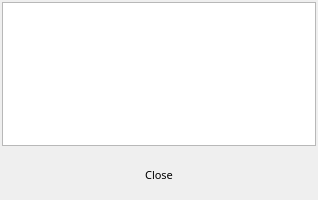
<ui version="4.0" >
 <author></author>
 <comment></comment>
 <exportmacro></exportmacro>
 <class>ApfServerDialog</class>
 <widget class="QDialog" name="ApfServerDialog" >
  <property name="geometry" >
   <rect>
    <x>0</x>
    <y>0</y>
    <width>318</width>
    <height>200</height>
   </rect>
  </property>
  <property name="maximumSize" >
   <size>
    <width>340</width>
    <height>220</height>
   </size>
  </property>
  <property name="windowTitle" >
   <string>Apf Server</string>
  </property>
  <property name="windowIcon" >
   <iconset/>
  </property>
  <layout class="QGridLayout" >
   <property name="margin" >
    <number>2</number>
   </property>
   <property name="spacing" >
    <number>2</number>
   </property>
   <item row="0" column="0" >
    <layout class="QGridLayout" >
     <property name="margin" >
      <number>0</number>
     </property>
     <property name="spacing" >
      <number>6</number>
     </property>
     <item row="0" column="0" >
      <widget class="QTextEdit" name="mTextEdit" >
       <property name="font" >
        <font>
         <family>hlv</family>
         <pointsize>8</pointsize>
         <weight>50</weight>
         <italic>false</italic>
         <bold>false</bold>
         <underline>false</underline>
         <strikeout>false</strikeout>
        </font>
       </property>
       <property name="readOnly" >
        <bool>true</bool>
       </property>
      </widget>
     </item>
     <item row="1" column="0" >
      <layout class="QHBoxLayout" >
       <property name="margin" >
        <number>11</number>
       </property>
       <property name="spacing" >
        <number>6</number>
       </property>
       <item>
        <spacer>
         <property name="orientation" >
          <enum>Qt::Horizontal</enum>
         </property>
         <property name="sizeType" >
          <enum>QSizePolicy::Expanding</enum>
         </property>
         <property name="sizeHint" >
          <size>
           <width>71</width>
           <height>20</height>
          </size>
         </property>
        </spacer>
       </item>
       <item>
        <widget class="QPushButton" name="QuitButton" >
         <property name="palette" >
          <palette>
           <active>
            <color>
             <red>0</red>
             <green>0</green>
             <blue>0</blue>
            </color>
            <color>
             <red>57</red>
             <green>60</green>
             <blue>228</blue>
            </color>
            <color>
             <red>151</red>
             <green>153</green>
             <blue>255</blue>
            </color>
            <color>
             <red>104</red>
             <green>106</green>
             <blue>241</blue>
            </color>
            <color>
             <red>28</red>
             <green>30</green>
             <blue>114</blue>
            </color>
            <color>
             <red>38</red>
             <green>40</green>
             <blue>152</blue>
            </color>
            <color>
             <red>0</red>
             <green>0</green>
             <blue>0</blue>
            </color>
            <color>
             <red>255</red>
             <green>255</green>
             <blue>255</blue>
            </color>
            <color>
             <red>0</red>
             <green>0</green>
             <blue>0</blue>
            </color>
            <color>
             <red>255</red>
             <green>255</green>
             <blue>255</blue>
            </color>
            <color>
             <red>57</red>
             <green>60</green>
             <blue>228</blue>
            </color>
            <color>
             <red>0</red>
             <green>0</green>
             <blue>0</blue>
            </color>
            <color>
             <red>103</red>
             <green>141</green>
             <blue>178</blue>
            </color>
            <color>
             <red>255</red>
             <green>255</green>
             <blue>255</blue>
            </color>
            <color>
             <red>0</red>
             <green>0</green>
             <blue>238</blue>
            </color>
            <color>
             <red>82</red>
             <green>24</green>
             <blue>139</blue>
            </color>
            <color>
             <red>156</red>
             <green>157</green>
             <blue>241</blue>
            </color>
           </active>
           <inactive>
            <color>
             <red>0</red>
             <green>0</green>
             <blue>0</blue>
            </color>
            <color>
             <red>57</red>
             <green>60</green>
             <blue>228</blue>
            </color>
            <color>
             <red>151</red>
             <green>153</green>
             <blue>255</blue>
            </color>
            <color>
             <red>104</red>
             <green>106</green>
             <blue>241</blue>
            </color>
            <color>
             <red>28</red>
             <green>30</green>
             <blue>114</blue>
            </color>
            <color>
             <red>38</red>
             <green>40</green>
             <blue>152</blue>
            </color>
            <color>
             <red>0</red>
             <green>0</green>
             <blue>0</blue>
            </color>
            <color>
             <red>255</red>
             <green>255</green>
             <blue>255</blue>
            </color>
            <color>
             <red>0</red>
             <green>0</green>
             <blue>0</blue>
            </color>
            <color>
             <red>255</red>
             <green>255</green>
             <blue>255</blue>
            </color>
            <color>
             <red>57</red>
             <green>60</green>
             <blue>228</blue>
            </color>
            <color>
             <red>0</red>
             <green>0</green>
             <blue>0</blue>
            </color>
            <color>
             <red>103</red>
             <green>141</green>
             <blue>178</blue>
            </color>
            <color>
             <red>255</red>
             <green>255</green>
             <blue>255</blue>
            </color>
            <color>
             <red>0</red>
             <green>0</green>
             <blue>238</blue>
            </color>
            <color>
             <red>82</red>
             <green>24</green>
             <blue>139</blue>
            </color>
            <color>
             <red>156</red>
             <green>157</green>
             <blue>241</blue>
            </color>
           </inactive>
           <disabled>
            <color>
             <red>28</red>
             <green>30</green>
             <blue>114</blue>
            </color>
            <color>
             <red>57</red>
             <green>60</green>
             <blue>228</blue>
            </color>
            <color>
             <red>151</red>
             <green>153</green>
             <blue>255</blue>
            </color>
            <color>
             <red>104</red>
             <green>106</green>
             <blue>241</blue>
            </color>
            <color>
             <red>28</red>
             <green>30</green>
             <blue>114</blue>
            </color>
            <color>
             <red>38</red>
             <green>40</green>
             <blue>152</blue>
            </color>
            <color>
             <red>28</red>
             <green>30</green>
             <blue>114</blue>
            </color>
            <color>
             <red>255</red>
             <green>255</green>
             <blue>255</blue>
            </color>
            <color>
             <red>28</red>
             <green>30</green>
             <blue>114</blue>
            </color>
            <color>
             <red>57</red>
             <green>60</green>
             <blue>228</blue>
            </color>
            <color>
             <red>57</red>
             <green>60</green>
             <blue>228</blue>
            </color>
            <color>
             <red>0</red>
             <green>0</green>
             <blue>0</blue>
            </color>
            <color>
             <red>86</red>
             <green>117</green>
             <blue>148</blue>
            </color>
            <color>
             <red>255</red>
             <green>255</green>
             <blue>255</blue>
            </color>
            <color>
             <red>0</red>
             <green>0</green>
             <blue>238</blue>
            </color>
            <color>
             <red>82</red>
             <green>24</green>
             <blue>139</blue>
            </color>
            <color>
             <red>57</red>
             <green>60</green>
             <blue>228</blue>
            </color>
           </disabled>
          </palette>
         </property>
         <property name="font" >
          <font>
           <family>Sans Serif</family>
           <pointsize>8</pointsize>
           <weight>50</weight>
           <italic>false</italic>
           <bold>false</bold>
           <underline>false</underline>
           <strikeout>false</strikeout>
          </font>
         </property>
         <property name="text" >
          <string>Close</string>
         </property>
         <property name="flat" >
          <bool>true</bool>
         </property>
        </widget>
       </item>
       <item>
        <spacer>
         <property name="orientation" >
          <enum>Qt::Horizontal</enum>
         </property>
         <property name="sizeType" >
          <enum>QSizePolicy::Expanding</enum>
         </property>
         <property name="sizeHint" >
          <size>
           <width>71</width>
           <height>20</height>
          </size>
         </property>
        </spacer>
       </item>
      </layout>
     </item>
    </layout>
   </item>
  </layout>
 </widget>
 <pixmapfunction></pixmapfunction>
 <resources/>
 <connections/>
</ui>
